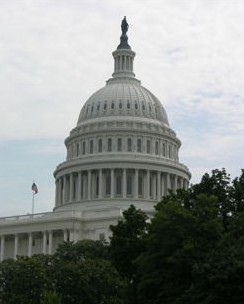
#> input picture Assignments/cv_assignment/images/blur.jpeg, 244 x 304 px, found by its file name
$ python Q2_filled_circle.py
#> lines starting #> are read from the running program, lines starting #| are printed output that depends on the picture; after the words box and inside, x2 and y2 are one past the last pixel; in counts of white or black regions, pixels touching at a corner belong together
import numpy as np
import math as m
import matplotlib.pyplot as plt
import cv2

image = plt.imread('images/blur.jpeg')
#> image is the input picture: shape (304, 244, 3); mean R, G, B 137.4, 141.7, 138.6
plt.imshow(image)
#plt.show()
image1 = np.copy(image)
# (x-x0)^2 + (y-y0)^2 = r^2
r = 50
list_t = list(np.arange(-90,90,0.001))
for t in list_t:
        image1[int(100 - (r*np.cos(t))):int(100+(r*np.cos(t))),int(100-(r*np.sin(t))):int(100+(r*np.sin(t)))] = [255,0,0]
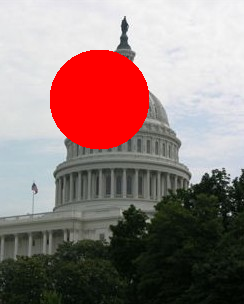
#> image1: shape (304, 244, 3); 10.55% of pixels changed, all inside (x1, y1, x2, y2) = (50, 50, 149, 150)
plt.imshow(image1)
plt.show()
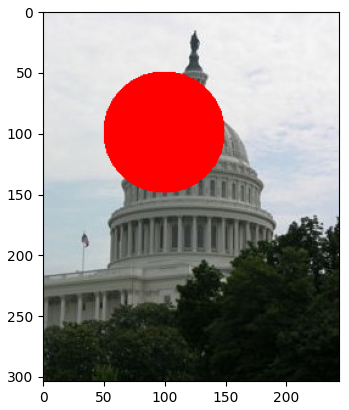
#> figure drawn by matplotlib, 1 panel
